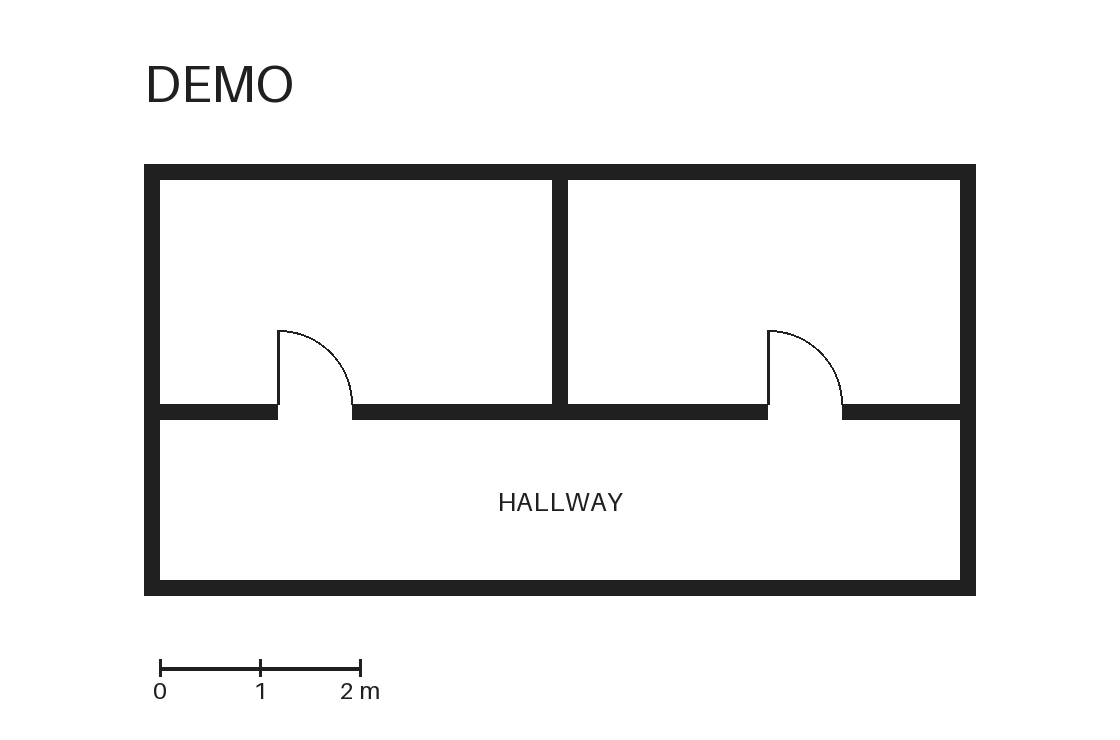
#> input picture frontend/src/assets/plan-sample.png, 1120 x 740 px
$ python -i raster.py   (imports and definitions only)
#> lines starting #> are read from the running program, lines starting #| are printed output that depends on the picture; after the words box and inside, x2 and y2 are one past the last pixel; in counts of white or black regions, pixels touching at a corner belong together
#> further down, picture is the input picture: shape (740, 1120, 3); min 32, max 255, mean 239.4
"""Raster image loading and PDF page rendering.

Handles PNG/JPG loading and PDF page rasterization with pypdfium2,
preserving source hashes and transforms.
"""

from __future__ import annotations

import io
from pathlib import Path
from typing import List, Optional, Tuple

import numpy as np
import pypdfium2 as pdfium
from PIL import Image

from .contracts import PageFrame, PageMetadata, Transform3x3
from .frames import create_page_frame, identity_transform, normalize_image


# [138 lines left out: functions load_image, render_pdf_page, load_pdf, not called in this run]


def detect_non_floorplan(image: Image.Image) -> Tuple[bool, str]:
    """Detect if image is not a floorplan.

    Returns:
        (is_valid_floorplan, reason)
    """
    import cv2

    # Convert to grayscale
    gray = cv2.cvtColor(np.array(image), cv2.COLOR_RGB2GRAY)
    height, width = gray.shape
#> height = 740; width = 1120

    # Check wall density
    clahe = cv2.createCLAHE(clipLimit=2.0, tileGridSize=(8, 8))
    enhanced = clahe.apply(gray)
    _, binary = cv2.threshold(enhanced, 0, 255, cv2.THRESH_BINARY_INV + cv2.THRESH_OTSU)
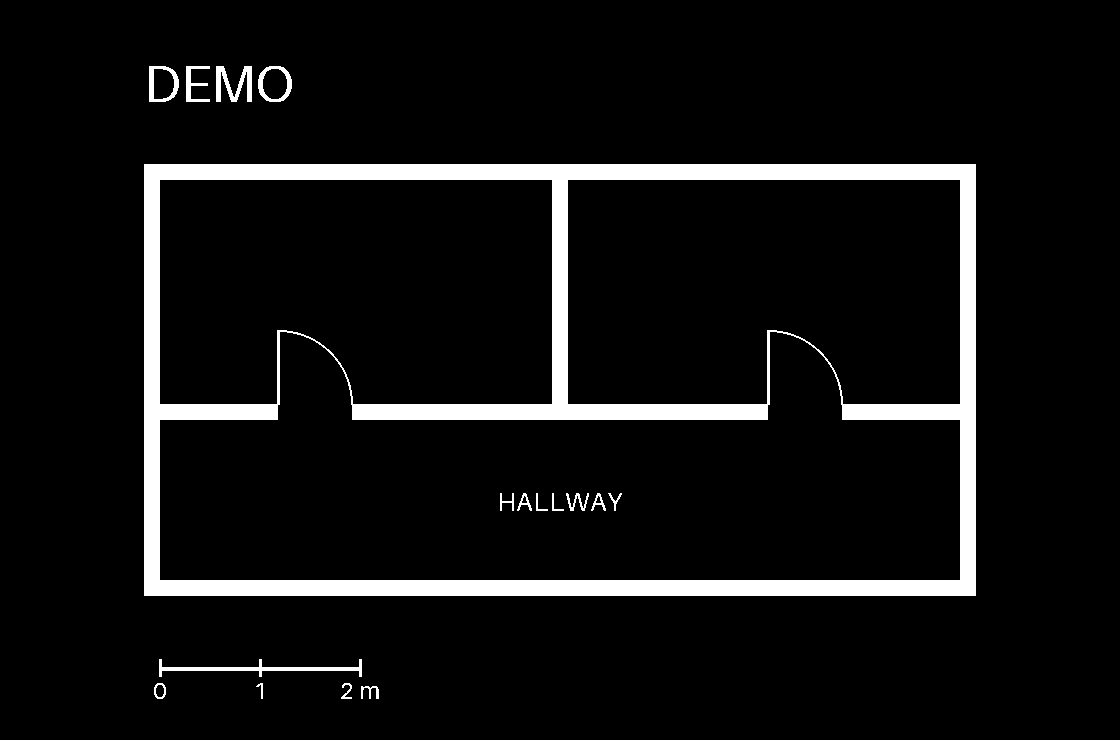
#> binary: shape (740, 1120); 7% white; 17 white regions, largest, box (x1, y1, x2, y2) and area: (144, 164, 976, 596) 54320, (159, 659, 362, 677) 938, (216, 66, 252, 102) 651

    wall_pixels = np.sum(binary > 0)
#> wall_pixels = 58026
    wall_density = wall_pixels / (width * height)
#> wall_density = 0.07

    if wall_density < 0.005:
        return False, "insufficient wall structure"

    # Check for dense horizontal lines (sheet music)
    edges = cv2.Canny(enhanced, 50, 150)
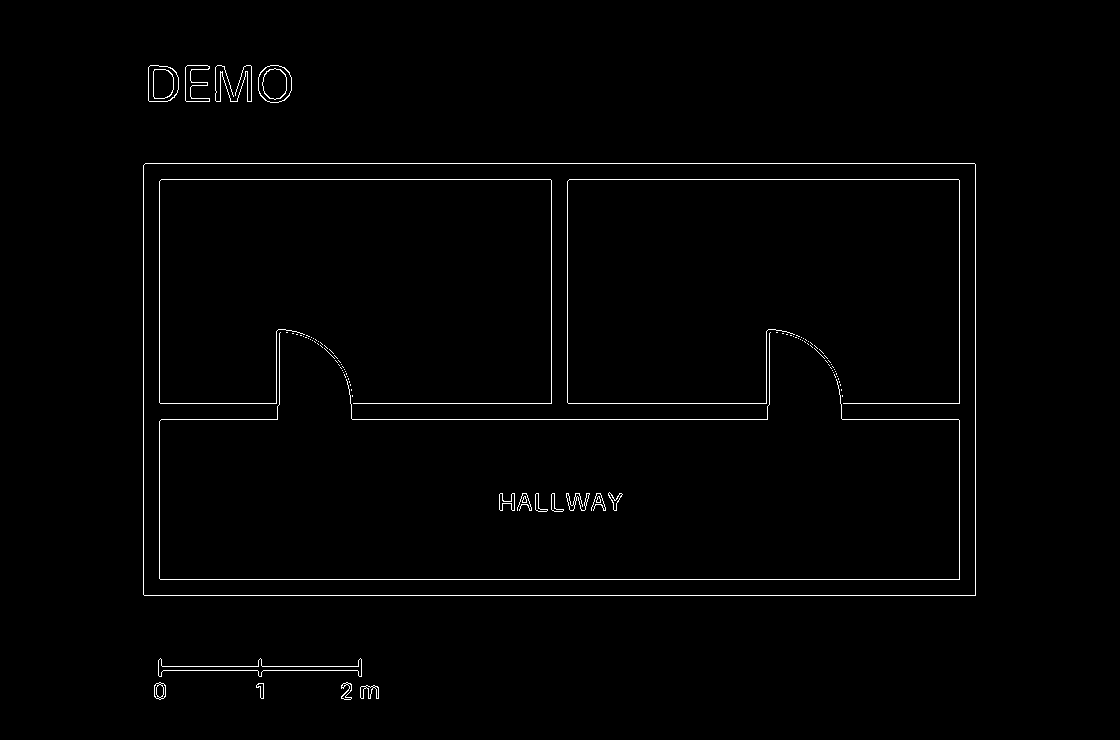
#> edges: shape (740, 1120); 1.1% white in thin lines or dots, all inside (x1, y1, x2, y2) = (143, 65, 976, 700)
    lines = cv2.HoughLinesP(edges, 1, np.pi/180, threshold=50,
                           minLineLength=width//4, maxLineGap=10)
#> lines = [[145, 163, 974, 163], [161, 179, 550, 179], [160, 579, 959, 579], [144, 595, 975, 595], [352, 419, 767, 419], [143, 594, 143, 165], [975, 594, 975, 164]]

    if lines is not None:
        horizontal_lines = 0
        vertical_lines = 0
        for line in lines:
            # Normalize OpenCV line coordinates before unpacking.
            x1, y1, x2, y2 = line.reshape(4)
            angle = abs(np.arctan2(y2-y1, x2-x1)) * 180 / np.pi
            if angle < 10 or angle > 170:
                horizontal_lines += 1
            elif 80 < angle < 100:
                vertical_lines += 1
#> this loop made 7 passes
#> (x1, y1, x2, y2, angle, vertical_lines) on passes 6 to 7: (143, 594, 143, 165, 90, 1), (975, 594, 975, 164, 90, 2)
#> (x1, y1, x2, y2, angle) on passes 1 to 5: (145, 163, 974, 163, 0), (161, 179, 550, 179, 0), (160, 579, 959, 579, 0), (144, 595, 975, 595, 0), (352, 419, 767, 419, 0)
#> after the loop, horizontal_lines = 5; vertical_lines = 2

        if horizontal_lines > 30 and vertical_lines < 10:
            return False, "dense parallel horizontal lines (possible sheet music)"
        elif horizontal_lines > 50:
            return False, "excessive horizontal line density"

    # Check for photo-like texture
    patch_size = 16
    variances = []
    for y in range(0, height - patch_size, patch_size * 2):
        for x in range(0, width - patch_size, patch_size * 2):
            patch = gray[y:y+patch_size, x:x+patch_size]
            variances.append(np.var(patch))
#> after the loop, variances = 805 values, max 12432.2 at index 227, min 0 at index 0, mean 1079.2

    if variances and np.mean(variances) > 5000:
        return False, "photo-like texture (high variance)"

    return True, ""


# [20 lines that did not run here, left out]

>>> import cv2
>>> picture = cv2.cvtColor(cv2.imread('../../../frontend/src/assets/plan-sample.png'), cv2.COLOR_BGR2RGB)
>>> result = detect_non_floorplan(picture)
#> result = (True, '')
